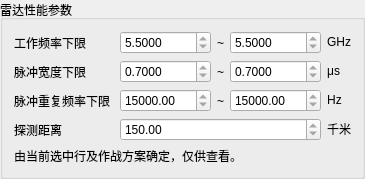
            <widget class="QGroupBox" name="groupRadarParams">
             <property name="font">
              <font>
               <pointsize>9</pointsize>
              </font>
             </property>
             <property name="title">
              <string>雷达性能参数</string>
             </property>
             <layout class="QGridLayout" name="gridLayout_4">
              <item row="2" column="1">
               <layout class="QHBoxLayout" name="horizontalLayout_prf">
                <property name="spacing">
                 <number>6</number>
                </property>
                <item>
                 <widget class="QDoubleSpinBox" name="spinPrfMin">
                  <property name="sizePolicy">
                   <sizepolicy hsizetype="Expanding" vsizetype="Fixed">
                    <horstretch>0</horstretch>
                    <verstretch>0</verstretch>
                   </sizepolicy>
                  </property>
                  <property name="minimumSize">
                   <size>
                    <width>72</width>
                    <height>0</height>
                   </size>
                  </property>
                  <property name="font">
                   <font>
                    <pointsize>9</pointsize>
                   </font>
                  </property>
                  <property name="readOnly">
                   <bool>true</bool>
                  </property>
                  <property name="decimals">
                   <number>2</number>
                  </property>
                  <property name="minimum">
                   <double>1.000000000000000</double>
                  </property>
                  <property name="maximum">
                   <double>10000000.000000000000000</double>
                  </property>
                  <property name="singleStep">
                   <double>100.000000000000000</double>
                  </property>
                  <property name="value">
                   <double>15000.000000000000000</double>
                  </property>
                 </widget>
                </item>
                <item>
                 <widget class="QLabel" name="label_prf_to">
                  <property name="text">
                   <string>~</string>
                  </property>
                 </widget>
                </item>
                <item>
                 <widget class="QDoubleSpinBox" name="spinPrfMax">
                  <property name="sizePolicy">
                   <sizepolicy hsizetype="Expanding" vsizetype="Fixed">
                    <horstretch>0</horstretch>
                    <verstretch>0</verstretch>
                   </sizepolicy>
                  </property>
                  <property name="minimumSize">
                   <size>
                    <width>72</width>
                    <height>0</height>
                   </size>
                  </property>
                  <property name="font">
                   <font>
                    <pointsize>9</pointsize>
                   </font>
                  </property>
                  <property name="readOnly">
                   <bool>true</bool>
                  </property>
                  <property name="decimals">
                   <number>2</number>
                  </property>
                  <property name="minimum">
                   <double>1.000000000000000</double>
                  </property>
                  <property name="maximum">
                   <double>10000000.000000000000000</double>
                  </property>
                  <property name="singleStep">
                   <double>100.000000000000000</double>
                  </property>
                  <property name="value">
                   <double>15000.000000000000000</double>
                  </property>
                 </widget>
                </item>
               </layout>
              </item>
              <item row="3" column="1">
               <layout class="QHBoxLayout" name="horizontalLayout_range">
                <property name="spacing">
                 <number>6</number>
                </property>
                <item>
                 <widget class="QDoubleSpinBox" name="spinRangeKm">
                  <property name="sizePolicy">
                   <sizepolicy hsizetype="Expanding" vsizetype="Fixed">
                    <horstretch>0</horstretch>
                    <verstretch>0</verstretch>
                   </sizepolicy>
                  </property>
                  <property name="minimumSize">
                   <size>
                    <width>64</width>
                    <height>0</height>
                   </size>
                  </property>
                  <property name="font">
                   <font>
                    <pointsize>9</pointsize>
                   </font>
                  </property>
                  <property name="readOnly">
                   <bool>true</bool>
                  </property>
                  <property name="decimals">
                   <number>2</number>
                  </property>
                  <property name="minimum">
                   <double>0.010000000000000</double>
                  </property>
                  <property name="maximum">
                   <double>5000.000000000000000</double>
                  </property>
                  <property name="singleStep">
                   <double>1.000000000000000</double>
                  </property>
                  <property name="value">
                   <double>150.000000000000000</double>
                  </property>
                 </widget>
                </item>
               </layout>
              </item>
              <item row="0" column="2">
               <widget class="QLabel" name="label_freq_unit">
                <property name="sizePolicy">
                 <sizepolicy hsizetype="Fixed" vsizetype="Fixed">
                  <horstretch>0</horstretch>
                  <verstretch>0</verstretch>
                 </sizepolicy>
                </property>
                <property name="text">
                 <string>GHz</string>
                </property>
                <property name="alignment">
                 <set>Qt::AlignRight|Qt::AlignTrailing|Qt::AlignVCenter</set>
                </property>
               </widget>
              </item>
              <item row="0" column="0">
               <widget class="QLabel" name="label_freq">
                <property name="minimumSize">
                 <size>
                  <width>100</width>
                  <height>0</height>
                 </size>
                </property>
                <property name="font">
                 <font>
                  <pointsize>9</pointsize>
                 </font>
                </property>
                <property name="text">
                 <string>工作频率下限</string>
                </property>
                <property name="alignment">
                 <set>Qt::AlignLeading|Qt::AlignLeft|Qt::AlignVCenter</set>
                </property>
                <property name="wordWrap">
                 <bool>true</bool>
                </property>
               </widget>
              </item>
              <item row="2" column="0">
               <widget class="QLabel" name="label_prf">
                <property name="minimumSize">
                 <size>
                  <width>100</width>
                  <height>0</height>
                 </size>
                </property>
                <property name="font">
                 <font>
                  <pointsize>9</pointsize>
                 </font>
                </property>
                <property name="text">
                 <string>脉冲重复频率下限</string>
                </property>
                <property name="alignment">
                 <set>Qt::AlignLeading|Qt::AlignLeft|Qt::AlignVCenter</set>
                </property>
                <property name="wordWrap">
                 <bool>true</bool>
                </property>
               </widget>
              </item>
              <item row="1" column="1">
               <layout class="QHBoxLayout" name="horizontalLayout_pw">
                <property name="spacing">
                 <number>6</number>
                </property>
                <item>
                 <widget class="QDoubleSpinBox" name="spinPwMin">
                  <property name="sizePolicy">
                   <sizepolicy hsizetype="Expanding" vsizetype="Fixed">
                    <horstretch>0</horstretch>
                    <verstretch>0</verstretch>
                   </sizepolicy>
                  </property>
                  <property name="minimumSize">
                   <size>
                    <width>60</width>
                    <height>0</height>
                   </size>
                  </property>
                  <property name="font">
                   <font>
                    <pointsize>9</pointsize>
                   </font>
                  </property>
                  <property name="readOnly">
                   <bool>true</bool>
                  </property>
                  <property name="decimals">
                   <number>4</number>
                  </property>
                  <property name="minimum">
                   <double>0.000100000000000</double>
                  </property>
                  <property name="maximum">
                   <double>10000.000000000000000</double>
                  </property>
                  <property name="singleStep">
                   <double>0.100000000000000</double>
                  </property>
                  <property name="value">
                   <double>0.700000000000000</double>
                  </property>
                 </widget>
                </item>
                <item>
                 <widget class="QLabel" name="label_pw_to">
                  <property name="text">
                   <string>~</string>
                  </property>
                 </widget>
                </item>
                <item>
                 <widget class="QDoubleSpinBox" name="spinPwMax">
                  <property name="sizePolicy">
                   <sizepolicy hsizetype="Expanding" vsizetype="Fixed">
                    <horstretch>0</horstretch>
                    <verstretch>0</verstretch>
                   </sizepolicy>
                  </property>
                  <property name="minimumSize">
                   <size>
                    <width>60</width>
                    <height>0</height>
                   </size>
                  </property>
                  <property name="font">
                   <font>
                    <pointsize>9</pointsize>
                   </font>
                  </property>
                  <property name="readOnly">
                   <bool>true</bool>
                  </property>
                  <property name="decimals">
                   <number>4</number>
                  </property>
                  <property name="minimum">
                   <double>0.000100000000000</double>
                  </property>
                  <property name="maximum">
                   <double>10000.000000000000000</double>
                  </property>
                  <property name="singleStep">
                   <double>0.100000000000000</double>
                  </property>
                  <property name="value">
                   <double>0.700000000000000</double>
                  </property>
                 </widget>
                </item>
               </layout>
              </item>
              <item row="3" column="0">
               <widget class="QLabel" name="label_range">
                <property name="minimumSize">
                 <size>
                  <width>100</width>
                  <height>0</height>
                 </size>
                </property>
                <property name="font">
                 <font>
                  <pointsize>9</pointsize>
                 </font>
                </property>
                <property name="text">
                 <string>探测距离</string>
                </property>
                <property name="alignment">
                 <set>Qt::AlignLeading|Qt::AlignLeft|Qt::AlignVCenter</set>
                </property>
               </widget>
              </item>
              <item row="0" column="1">
               <layout class="QHBoxLayout" name="horizontalLayout_freq">
                <property name="spacing">
                 <number>6</number>
                </property>
                <item>
                 <widget class="QDoubleSpinBox" name="spinFreqMin">
                  <property name="sizePolicy">
                   <sizepolicy hsizetype="Expanding" vsizetype="Fixed">
                    <horstretch>0</horstretch>
                    <verstretch>0</verstretch>
                   </sizepolicy>
                  </property>
                  <property name="minimumSize">
                   <size>
                    <width>56</width>
                    <height>0</height>
                   </size>
                  </property>
                  <property name="font">
                   <font>
                    <pointsize>9</pointsize>
                   </font>
                  </property>
                  <property name="readOnly">
                   <bool>true</bool>
                  </property>
                  <property name="decimals">
                   <number>4</number>
                  </property>
                  <property name="minimum">
                   <double>0.000100000000000</double>
                  </property>
                  <property name="maximum">
                   <double>100.000000000000000</double>
                  </property>
                  <property name="singleStep">
                   <double>0.100000000000000</double>
                  </property>
                  <property name="value">
                   <double>5.500000000000000</double>
                  </property>
                 </widget>
                </item>
                <item>
                 <widget class="QLabel" name="label_freq_to">
                  <property name="text">
                   <string>~</string>
                  </property>
                 </widget>
                </item>
                <item>
                 <widget class="QDoubleSpinBox" name="spinFreqMax">
                  <property name="sizePolicy">
                   <sizepolicy hsizetype="Expanding" vsizetype="Fixed">
                    <horstretch>0</horstretch>
                    <verstretch>0</verstretch>
                   </sizepolicy>
                  </property>
                  <property name="minimumSize">
                   <size>
                    <width>56</width>
                    <height>0</height>
                   </size>
                  </property>
                  <property name="font">
                   <font>
                    <pointsize>9</pointsize>
                   </font>
                  </property>
                  <property name="readOnly">
                   <bool>true</bool>
                  </property>
                  <property name="decimals">
                   <number>4</number>
                  </property>
                  <property name="minimum">
                   <double>0.000100000000000</double>
                  </property>
                  <property name="maximum">
                   <double>100.000000000000000</double>
                  </property>
                  <property name="singleStep">
                   <double>0.100000000000000</double>
                  </property>
                  <property name="value">
                   <double>5.500000000000000</double>
                  </property>
                 </widget>
                </item>
               </layout>
              </item>
              <item row="3" column="2">
               <widget class="QLabel" name="label_range_unit">
                <property name="sizePolicy">
                 <sizepolicy hsizetype="Fixed" vsizetype="Fixed">
                  <horstretch>0</horstretch>
                  <verstretch>0</verstretch>
                 </sizepolicy>
                </property>
                <property name="text">
                 <string>千米</string>
                </property>
                <property name="alignment">
                 <set>Qt::AlignRight|Qt::AlignTrailing|Qt::AlignVCenter</set>
                </property>
               </widget>
              </item>
              <item row="1" column="0">
               <widget class="QLabel" name="label_pw">
                <property name="minimumSize">
                 <size>
                  <width>100</width>
                  <height>0</height>
                 </size>
                </property>
                <property name="font">
                 <font>
                  <pointsize>9</pointsize>
                 </font>
                </property>
                <property name="text">
                 <string>脉冲宽度下限</string>
                </property>
                <property name="alignment">
                 <set>Qt::AlignLeading|Qt::AlignLeft|Qt::AlignVCenter</set>
                </property>
                <property name="wordWrap">
                 <bool>true</bool>
                </property>
               </widget>
              </item>
              <item row="2" column="2">
               <widget class="QLabel" name="label_prf_unit">
                <property name="sizePolicy">
                 <sizepolicy hsizetype="Fixed" vsizetype="Fixed">
                  <horstretch>0</horstretch>
                  <verstretch>0</verstretch>
                 </sizepolicy>
                </property>
                <property name="text">
                 <string>Hz</string>
                </property>
                <property name="alignment">
                 <set>Qt::AlignCenter</set>
                </property>
               </widget>
              </item>
              <item row="1" column="2">
               <widget class="QLabel" name="label_pw_unit">
                <property name="sizePolicy">
                 <sizepolicy hsizetype="Fixed" vsizetype="Fixed">
                  <horstretch>0</horstretch>
                  <verstretch>0</verstretch>
                 </sizepolicy>
                </property>
                <property name="text">
                 <string>μs</string>
                </property>
                <property name="alignment">
                 <set>Qt::AlignRight|Qt::AlignTrailing|Qt::AlignVCenter</set>
                </property>
               </widget>
              </item>
              <item row="4" column="0" colspan="3">
               <widget class="QLabel" name="label_radarParamsHint">
                <property name="font">
                 <font>
                  <pointsize>9</pointsize>
                 </font>
                </property>
                <property name="text">
                 <string>由当前选中行及作战方案确定，仅供查看。</string>
                </property>
                <property name="alignment">
                 <set>Qt::AlignLeading|Qt::AlignLeft|Qt::AlignTop</set>
                </property>
                <property name="wordWrap">
                 <bool>true</bool>
                </property>
               </widget>
              </item>
             </layout>
            </widget>
